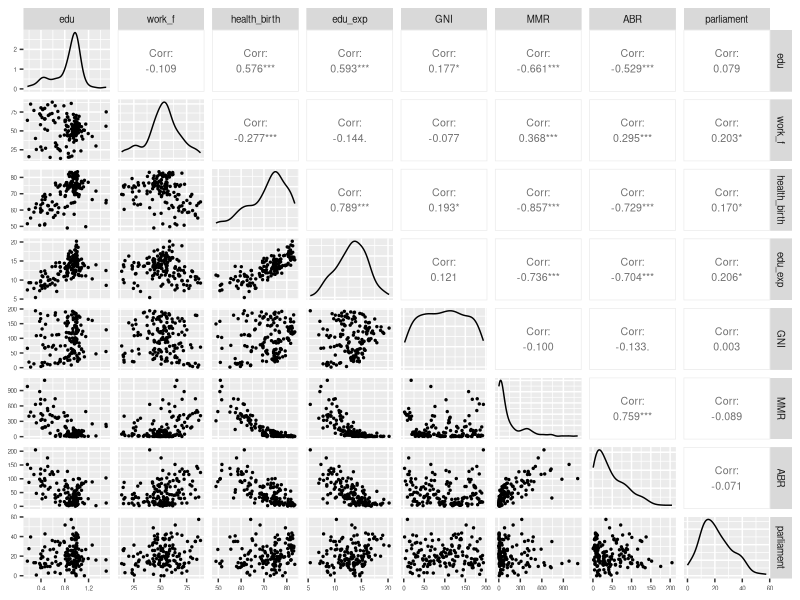
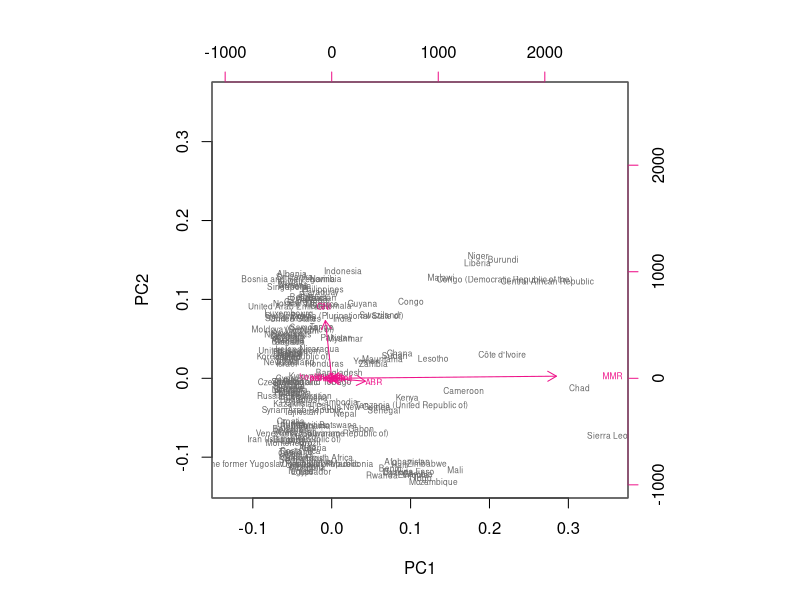
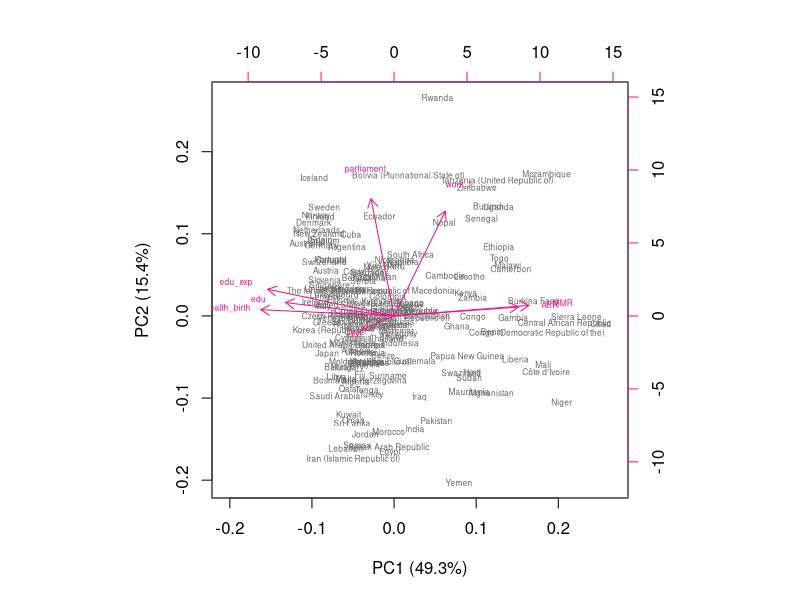
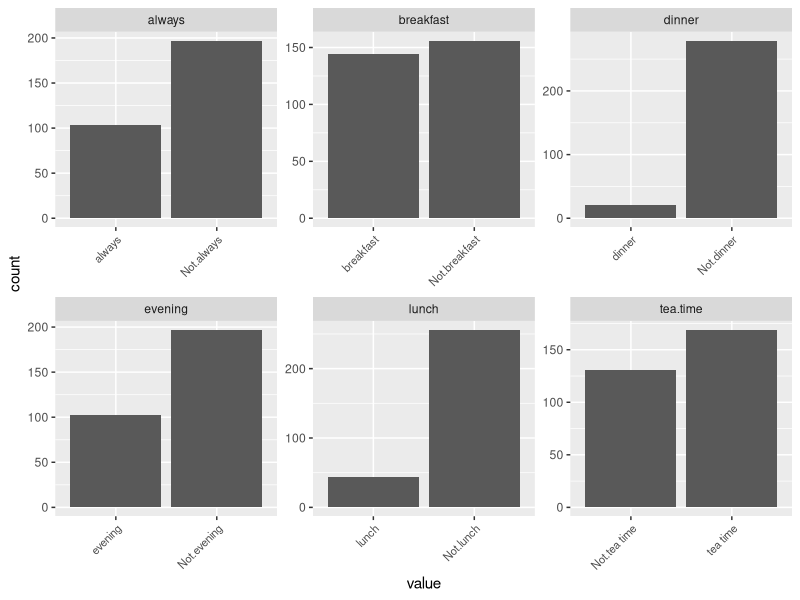
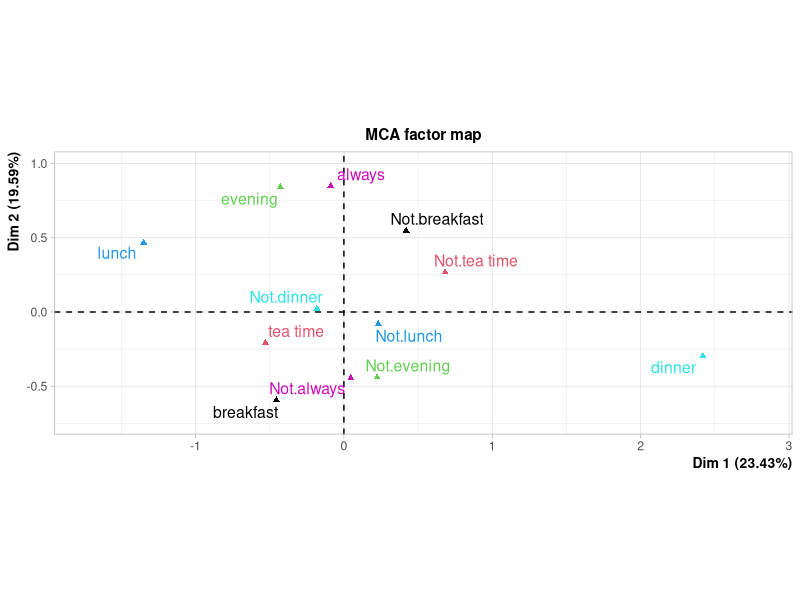

R code for these plots, in order:
## ---- chunk 1
setwd("C:/Users/Sara Allaouat/Documents/IODS-project/data")
human <- read.table("human2.txt", header = TRUE, sep = "")
str(human)
colnames(human)
## ---- chunk 2
library(ggplot2)
library(GGally)
p <- ggpairs(human, upper=list(continuous=wrap("cor",size=2.7)), lower=list(continuous=wrap("points",size=0.5)))
p <- p + theme(axis.text=element_text(size=4.5),strip.text=element_text(size=7))
p
summary(human)
## ---- chunk 3
pca_human <- prcomp(human)
pca_human
summary(pca_human)
## ---- chunk 4
biplot(pca_human, choices = 1:2, cex= c(0.5, 0.5), col = c("grey40", "deeppink2"))
## ---- chunk 5
human_sc <- scale(human)
summary(human_sc)
class(human_sc)
human_sc <- as.data.frame(human_sc)
class(human_sc)
## ---- chunk 6
pca_human_sc <- prcomp(human_sc)
pca_human_sc
s <- summary(pca_human_sc)
s
pca_pr <- round(100*s$importance[2, ], digits = 1)
pca_pr
## ---- chunk 7
pc_lab <- paste0(names(pca_pr), " (", pca_pr, "%)")
biplot(pca_human_sc, cex = c(0.5, 0.5), col = c("grey40", "deeppink2"), xlab = pc_lab[1], ylab = pc_lab[2])
## ---- chunk 8
library(FactoMineR)
library(ggplot2)
library(GGally)
library(dplyr)
library(tidyr)
data(tea)
str(tea)
dim(tea)
tea_time <- tea[,1:6]
gather(tea_time) %>% ggplot(aes(value))+ geom_bar() + facet_wrap("key", scales = "free") + theme(axis.text.x = element_text(angle = 45, hjust = 1, size = 8))
## ---- chunk 9
library(FactoMineR)
mca <- MCA(tea_time, graph = FALSE)
summary(mca)
plot(mca, invisible=c("ind"), habillage = "quali")
